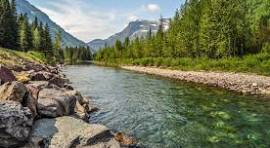
#> input picture Adv python lab 02/py ass1/river.jpg, 270 x 148 px
$ python program1.py
#> lines starting #> are read from the running program, lines starting #| are printed output that depends on the picture
import cv2

# Load image directly
image = cv2.imread("river.jpg")
#> image is the input picture: shape (148, 270, 3); mean B, G, R 91.7, 116.5, 112.1

if image is None:
    print("Image not found! Make sure river.jpg is in the same folder.")
else:
    # Convert to grayscale
    gray = cv2.cvtColor(image, cv2.COLOR_BGR2GRAY)
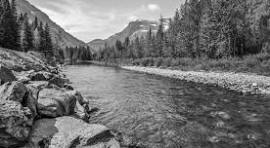
#> gray: shape (148, 270); min 0, max 255, mean 112.4

    # Detect edges
    edges = cv2.Canny(gray, 100, 200)
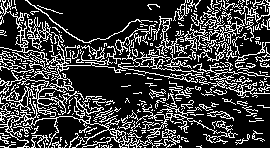
#> edges: shape (148, 270); 23.9% white in thin lines or dots

    # Display images
    cv2.imshow("Original Image", image)
    cv2.imshow("Edge Detection", edges)

    print("Edge detection completed successfully.")

    cv2.waitKey(0)
    cv2.destroyAllWindows()
